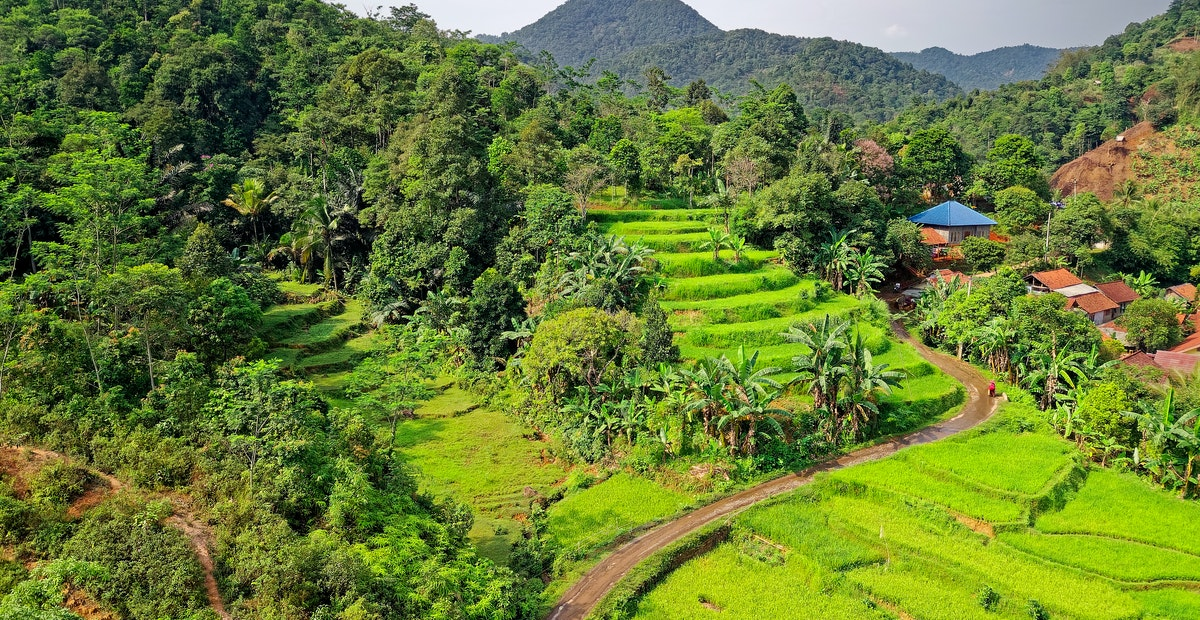
#> input picture pemandangan.jpg, 1200 x 620 px
$ python CitraMorfologi.py
#> lines starting #> are read from the running program, lines starting #| are printed output that depends on the picture
import cv2 as cv2
import numpy as np
img = cv2.imread("pemandangan.jpg")
#> img is the input picture: shape (620, 1200, 3); mean B, G, R 52.9, 122.6, 102.8
cv2.imshow("Original Image", img)

#Erosi
kernel = np.ones((5,5),np.uint8)
erosion = cv2.erode(img,kernel,iterations = 1)
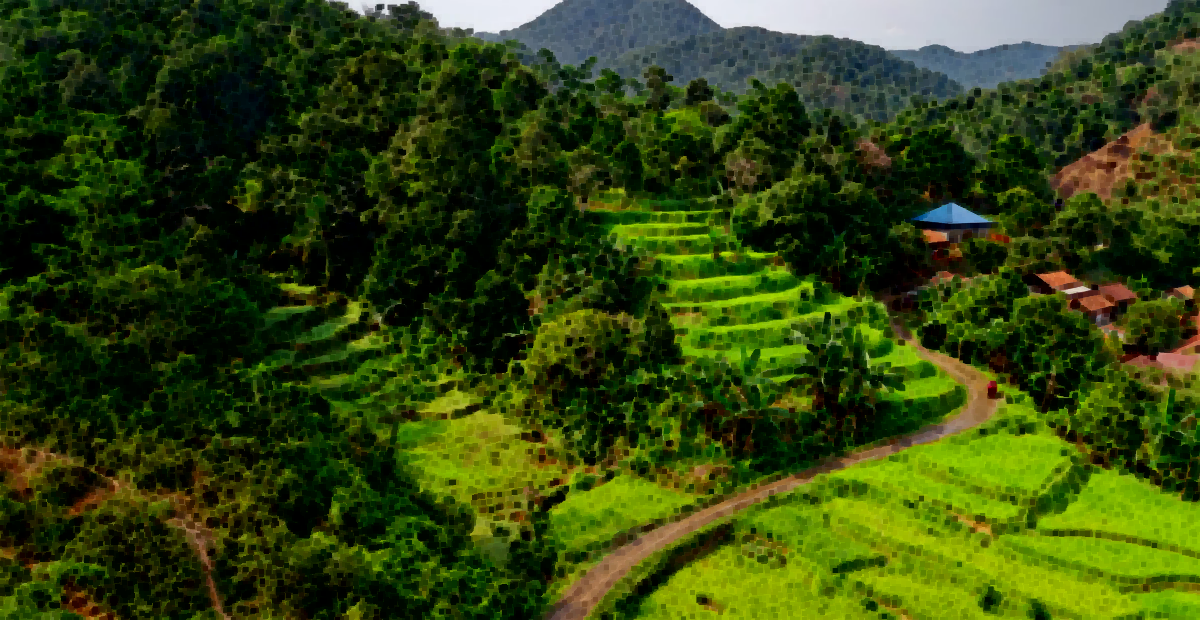
#> erosion: shape (620, 1200, 3); mean B, G, R 16.1, 68.3, 50.9
cv2.imshow("Erosion",erosion)

#Dilasi
dilation = cv2.dilate(img,kernel,iterations = 1)
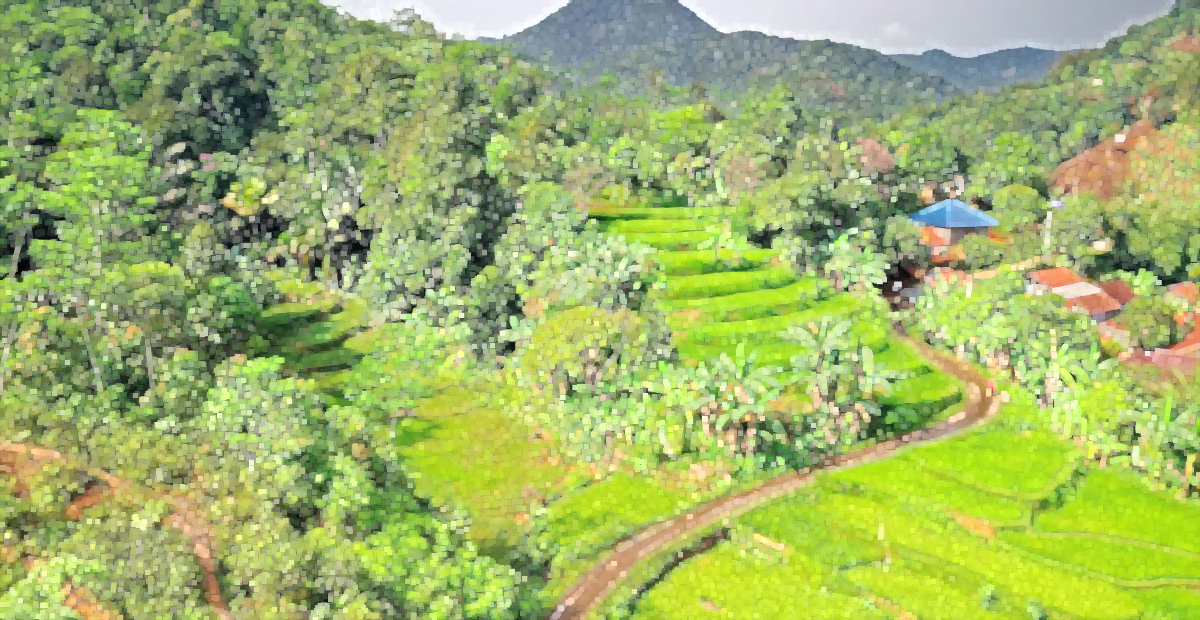
#> dilation: shape (620, 1200, 3); mean B, G, R 104.5, 179.7, 159.5
cv2.imshow("Dilasi", dilation)

#Opening
kernel1 = np.ones((3,3),np.uint8)
opening = cv2.morphologyEx(img, cv2.MORPH_OPEN, kernel1)
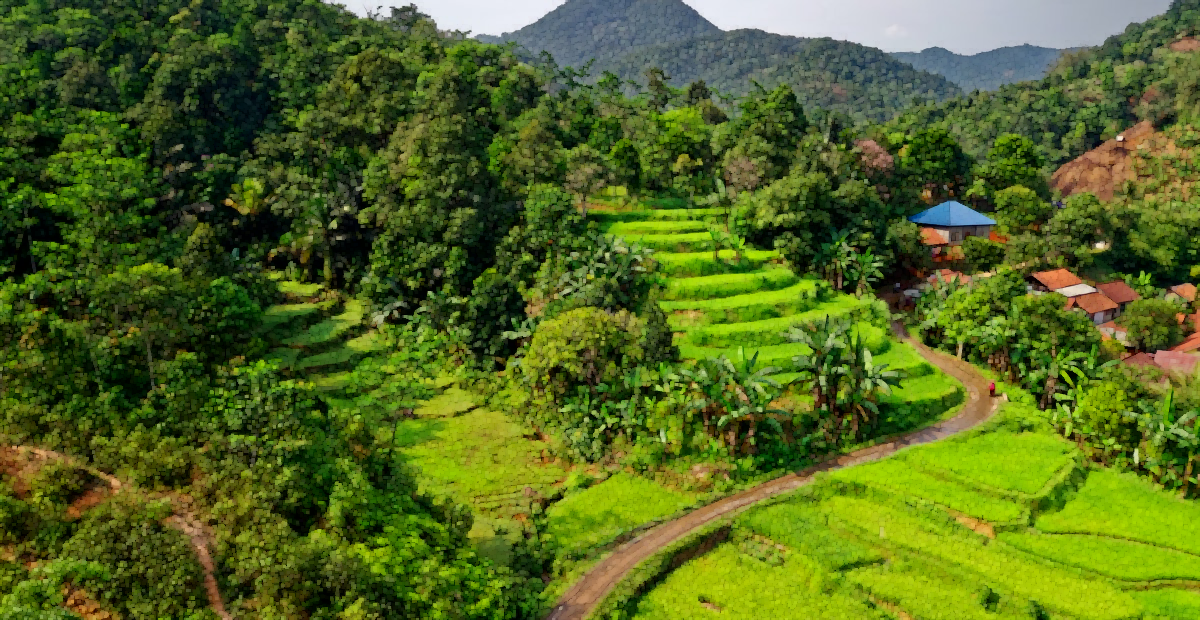
#> opening: shape (620, 1200, 3); mean B, G, R 32.9, 103.1, 83.1
cv2.imshow('Opening', opening)

#Closing
closing = cv2.morphologyEx(img, cv2.MORPH_CLOSE, kernel)
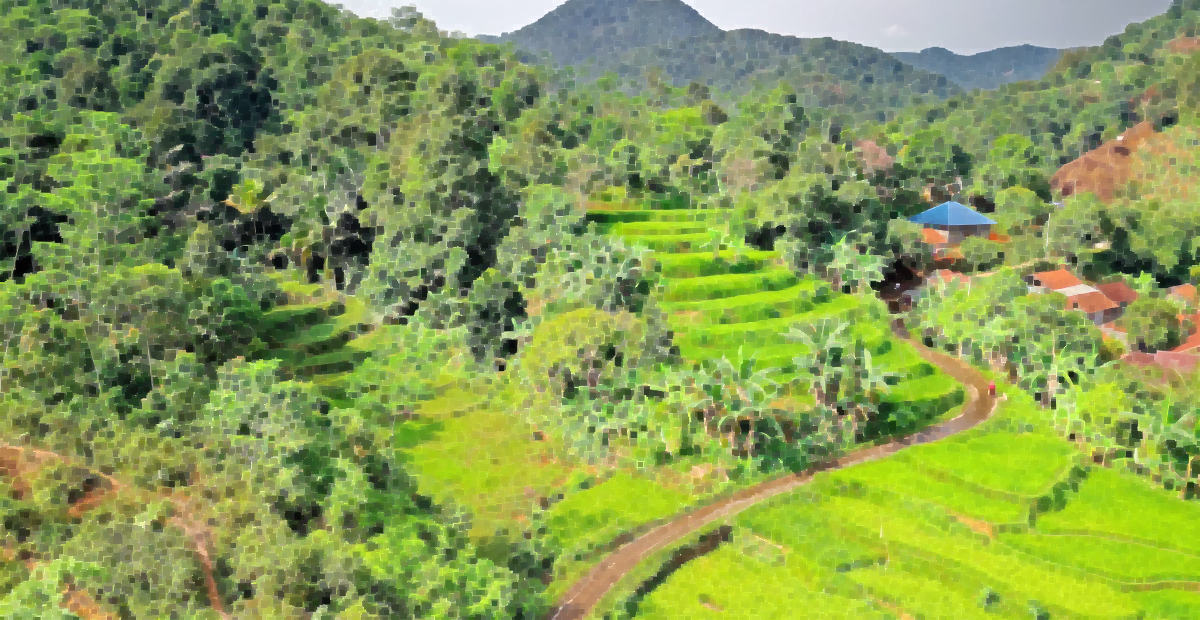
#> closing: shape (620, 1200, 3); mean B, G, R 83.2, 154.7, 134.4
cv2.imshow("Closing", closing)

#Gradient
gradient = cv2.morphologyEx(img, cv2.MORPH_GRADIENT, kernel)
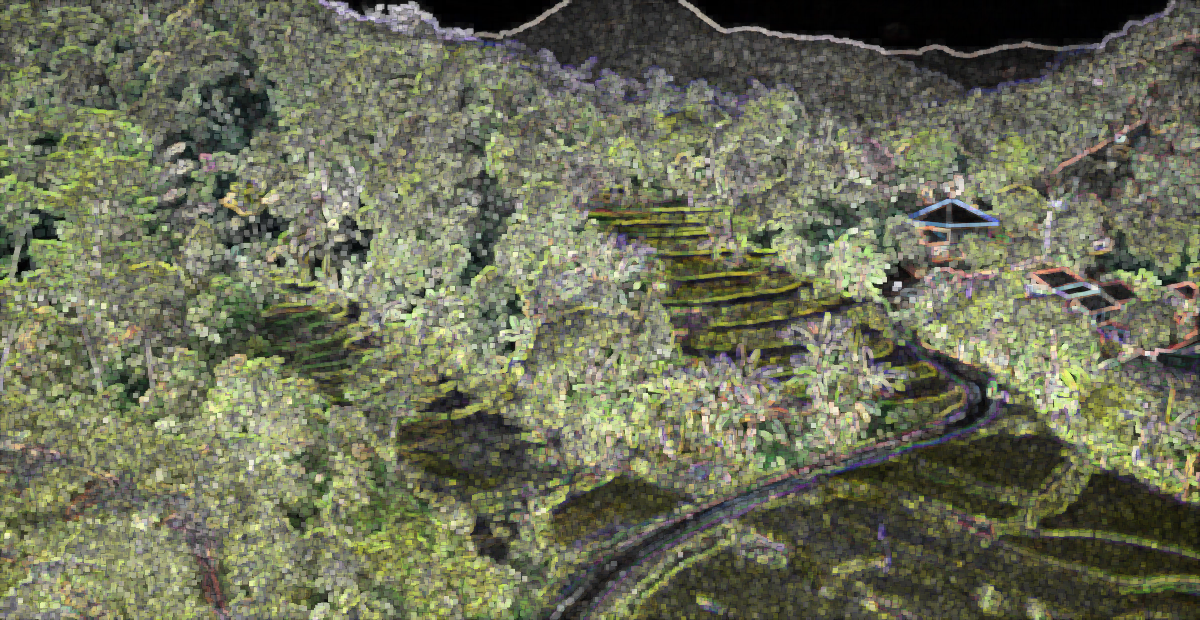
#> gradient: shape (620, 1200, 3); mean B, G, R 88.4, 111.4, 108.6
cv2.imshow("Gradient", gradient)

cv2.waitKey(0)
cv2.destroyAllWindows()
